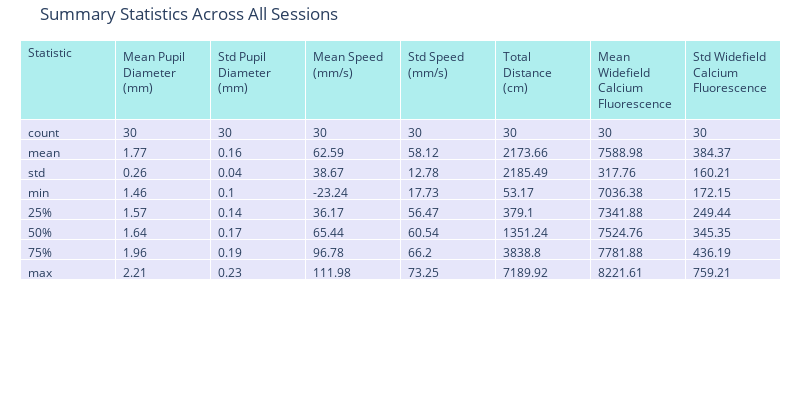

The notebook cell saved with this chart:
### Code cell
# --- build a publishable table figure of your summary stats ---
import plotly.graph_objects as go

# round and reset index so 'Statistic' becomes a column instead of the index
stats_df = overall_stats.round(2).reset_index().rename(columns={'index': 'Statistic'})

table_fig = go.Figure(
    data=go.Table(
        header=dict(
            values=list(stats_df.columns),
            fill_color='paleturquoise',
            align='left'
        ),
        cells=dict(
            values=[stats_df[col] for col in stats_df.columns],
            fill_color='lavender',
            align='left'
        )
    )
)

table_fig.update_layout(
    title_text="Summary Statistics Across All Sessions",
    width=800,
    height=400,
    margin=dict(l=20, r=20, t=40, b=20)
)

table_fig.show()

### Figure 1 — Plotly figure (JSON) as saved in the notebook; plotly's stock layout.template omitted (floating-point values rounded to 4 significant figures)
{"data": [{"cells": {"align": "left", "fill": {"color": "lavender"}, "values": [["count", "mean", "std", "min", "25%", "50%", "75%", "max"], [30, 1.77, 0.26, 1.46, 1.57, 1.64, 1.96, 2.21], [30, 0.16, 0.04, 0.1, 0.14, 0.17, 0.19, 0.23], [30, 62.59, 38.67, -23.24, 36.17, 65.44, 96.78, 112.0], [30, 58.12, 12.78, 17.73, 56.47, 60.54, 66.2, 73.25], [30, 2174.0, 2185.0, 53.17, 379.1, 1351.0, 3839.0, 7190.0], [30, 7589.0, 317.8, 7036.0, 7342.0, 7525.0, 7782.0, 8222.0], [30, 384.4, 160.2, 172.2, 249.4, 345.4, 436.2, 759.2]]}, "header": {"align": "left", "fill": {"color": "paleturquoise"}, "values": ["Statistic", "Mean Pupil Diameter (mm)", "Std Pupil Diameter (mm)", "Mean Speed (mm/s)", "Std Speed (mm/s)", "Total Distance (cm)", "Mean Widefield Calcium Fluorescence", "Std Widefield Calcium Fluorescence"]}, "type": "table"}], "layout": {"height": 400, "margin": {"b": 20, "l": 20, "r": 20, "t": 40}, "title": {"text": "Summary Statistics Across All Sessions"}, "width": 800}}
